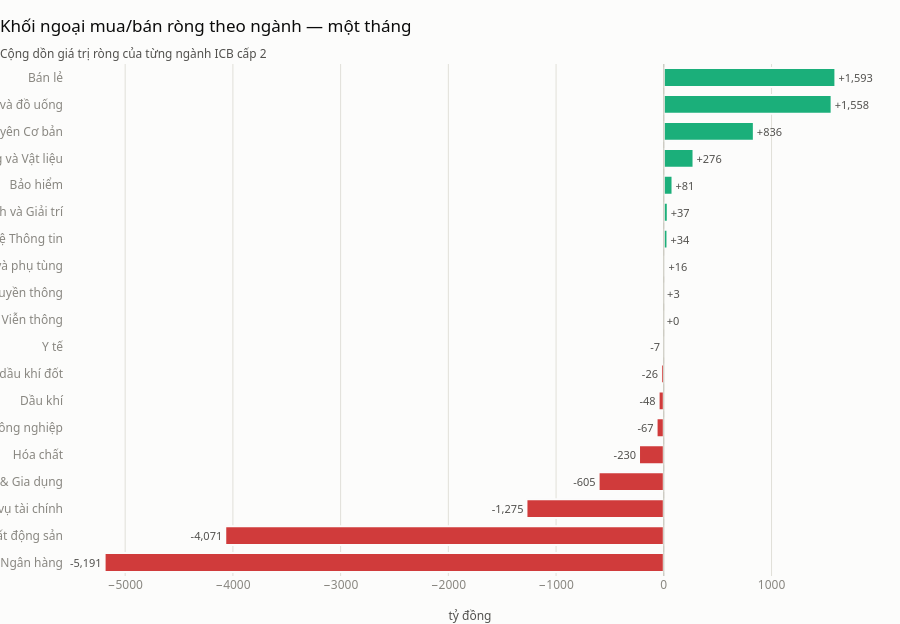

Notebook code for this chart:
### Markdown cell above
## 5 · Dòng tiền theo ngành — 19 ngành trong một request

Đây là góc nhìn hữu dụng nhất trong thực tế: tiền ngoại đang rút khỏi ngành nào
và chảy vào ngành nào.

### Code cell
cap2 = client.meta.sectors(level=2)

dong_nganh = client.eod.sector.investor.flow(
    cap2["icb"].tolist(),
    icb_level=2,
    group="foreign",
    start=lui_ngay(HOM_NAY, thang=1),
)

xep = (
    dong_nganh.groupby("icb_name", observed=True)["net_value"]
    .sum()
    .div(1e9)
    .round(0)
    .reset_index()
    .rename(columns={"net_value": "mua_rong_ty"})
)

bar_ngang(
    xep,
    nhan="icb_name",
    gia_tri="mua_rong_ty",
    tieu_de="Khối ngoại mua/bán ròng theo ngành — một tháng",
    phu_de="Cộng dồn giá trị ròng của từng ngành ICB cấp 2",
    nhan_x="tỷ đồng",
    dinh_dang_nhan="{:+,.0f}",
)

### Figure 1 — Plotly figure (JSON) as saved in the notebook; plotly's stock layout.template omitted (floating-point values rounded to 4 significant figures)
{"data": [{"cliponaxis": false, "hovertemplate": "%{y}: %{x:,.2f}<extra></extra>", "marker": {"color": ["#d03b3b", "#d03b3b", "#d03b3b", "#d03b3b", "#d03b3b", "#d03b3b", "#d03b3b", "#d03b3b", "#d03b3b", "#1baf7a", "#1baf7a", "#1baf7a", "#1baf7a", "#1baf7a", "#1baf7a", "#1baf7a", "#1baf7a", "#1baf7a", "#1baf7a"], "line": {"color": "#fcfcfb", "width": 2}}, "orientation": "h", "text": ["-5,191", "-4,071", "-1,275", "-605", "-230", "-67", "-48", "-26", "-7", "+0", "+3", "+16", "+34", "+37", "+81", "+276", "+836", "+1,558", "+1,593"], "textfont": {"color": "#52514e", "size": 11}, "textposition": "outside", "type": "bar", "x": [-5191.0, -4071.0, -1275.0, -605.0, -230.0, -67.0, -48.0, -26.0, -7.0, 0.0, 3.0, 16.0, 34.0, 37.0, 81.0, 276.0, 836.0, 1558.0, 1593.0], "y": ["Ngân hàng", "Bất động sản", "Dịch vụ tài chính", "Hàng cá nhân & Gia dụng", "Hóa chất", "Hàng & Dịch vụ Công nghiệp", "Dầu khí", "Điện, nước & xăng dầu khí đốt", "Y tế", "Viễn thông", "Truyền thông", "Ô tô và phụ tùng", "Công nghệ Thông tin", "Du lịch và Giải trí", "Bảo hiểm", "Xây dựng và Vật liệu", "Tài nguyên Cơ bản", "Thực phẩm và đồ uống", "Bán lẻ"]}], "layout": {"bargap": 0.3, "height": 624, "shapes": [{"line": {"color": "#c3c2b7", "width": 1}, "type": "line", "x0": 0, "x1": 0, "xref": "x", "y0": 0, "y1": 1, "yref": "y domain"}], "showlegend": false, "title": {"text": "Khối ngoại mua/bán ròng theo ngành — một tháng<br><sub style='color:#52514e'>Cộng dồn giá trị ròng của từng ngành ICB cấp 2</sub>"}, "xaxis": {"gridcolor": "#e1e0d9", "showgrid": true, "title": {"text": "tỷ đồng"}}, "yaxis": {"showgrid": false, "type": "category"}}}
